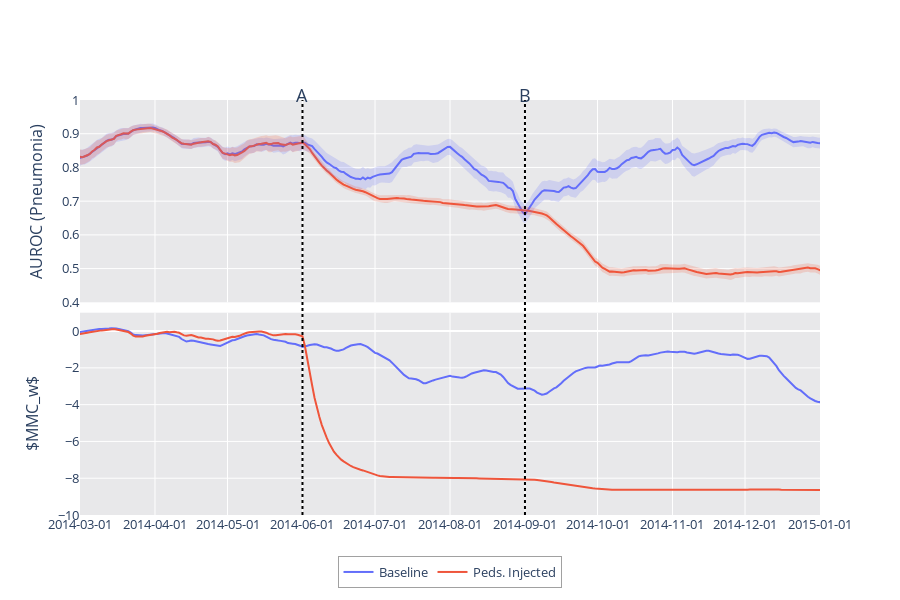

The cell this chart's notebook holds for it:
### Code cell
fh = FigureHelper(x)


row=1
for name, score_unify in perf_graphs.items():
    fh.add_trace(y=smooth(score_unify["yp"], span=7), 
                 yu=smooth(score_unify["yp"]+score_unify["ye"], span=7),
                 yl=smooth(score_unify["yp"]-score_unify["ye"], span=7), name=name, connectgaps=False, row=row, col=1)

row=2
for name, score_unify in score_graphs_mega.items():
    fh.add_trace(y=smooth(score_unify, span=7), name=name, connectgaps=False, row=row, col=1)
    
    
# row += 1
# for name, score_unify in vae_graphs.items():
#     fh.add_trace(y=smooth(score_unify, span=7), name=name, connectgaps=False, row=row, col=1)



fig = fh.make_fig(shared_xaxes=True, vertical_spacing=0.025, row_heights=[.2]*row)

add_dates(fig, dates, line_y=1.045, include_date=False)

fig.update_xaxes(showspikes=True, spikecolor="black", spikesnap="cursor", spikemode="across", spikethickness=1)
fig.update_layout(spikedistance=1000)
fig.update_layout(height=300*row)
fig.update_layout(legend={"x": .5, "orientation":"h", "borderwidth": .5, "xanchor": "center",})
fig.update_xaxes(range=[graph_start, graph_end])
fig.update_layout(yaxis1=dict(range=[0.4, 1], title=f"AUROC ({DriftFromRun.performance_col[1].title()})"),
                  yaxis2=dict(range=[-10, 1], title="$MMC_w$"))
fig.update_layout(barmode='overlay')
fig.update_layout(font=dict(size=13))
fig.update_layout(plot_bgcolor="#E8E8EA")

# fig.update_layout(
#     yaxis2 = dict(
#         tickmode = 'linear',
#         tick0 = 0,
#         dtick = 25,
#     )
# )

xaxis = dict(
        tickformat = '%Y-%m-%d',
        tickmode = 'linear',
        dtick = "M1"
    )
fig.update_layout(
    xaxis1=xaxis,
    xaxis2=xaxis,
    xaxis3 = xaxis,
)

fig.show()

### Figure 1 — Plotly figure (JSON) as saved in the notebook; plotly's stock layout.template omitted (floating-point values rounded to 4 significant figures; data arrays with more than 128 entries replaced by an {"elided": "..."} marker saying what was removed)
{"data": [{"connectgaps": false, "customdata": {"elided": "367x2 float values"}, "hovertemplate": "%{x}<br>Baseline: %{y}<br><br>Baseline=%{customdata[0]:.3f}<br />Peds. Injected=%{customdata[1]:.3f}<extra></extra>", "legendgroup": "Baseline", "line": {"color": "#636EFA", "dash": "solid"}, "name": "Baseline", "showlegend": true, "type": "scatter", "x": {"elided": "367 str values"}, "xaxis": "x", "y": {"elided": "367 float values"}, "yaxis": "y"}, {"connectgaps": false, "customdata": {"elided": "367x2 float values"}, "hovertemplate": "%{x}<br>Peds. Injected: %{y}<br><br>Baseline=%{customdata[0]:.3f}<br />Peds. Injected=%{customdata[1]:.3f}<extra></extra>", "legendgroup": "Peds. Injected", "line": {"color": "#EF553B", "dash": "solid"}, "name": "Peds. Injected", "showlegend": true, "type": "scatter", "x": {"elided": "367 str values"}, "xaxis": "x", "y": {"elided": "367 float values"}, "yaxis": "y"}, {"connectgaps": false, "customdata": {"elided": "367x2 float values"}, "hovertemplate": "%{x}<br>Baseline: %{y}<br><br>Baseline=%{customdata[0]:.3f}<br />Peds. Injected=%{customdata[1]:.3f}<extra></extra>", "legendgroup": "Baseline", "line": {"color": "#636EFA", "dash": "solid"}, "name": "Baseline", "showlegend": false, "type": "scatter", "x": {"elided": "367 str values"}, "xaxis": "x2", "y": {"elided": "367 float values"}, "yaxis": "y2"}, {"connectgaps": false, "customdata": {"elided": "367x2 float values"}, "hovertemplate": "%{x}<br>Peds. Injected: %{y}<br><br>Baseline=%{customdata[0]:.3f}<br />Peds. Injected=%{customdata[1]:.3f}<extra></extra>", "legendgroup": "Peds. Injected", "line": {"color": "#EF553B", "dash": "solid"}, "name": "Peds. Injected", "showlegend": false, "type": "scatter", "x": {"elided": "367 str values"}, "xaxis": "x2", "y": {"elided": "367 float values"}, "yaxis": "y2"}, {"connectgaps": false, "hoverinfo": "skip", "legendgroup": "Baseline", "line": {"width": 0}, "name": "Baseline", "showlegend": false, "type": "scatter", "x": {"elided": "354 str values"}, "xaxis": "x", "y": {"elided": "354 float values"}, "yaxis": "y"}, {"connectgaps": false, "fill": "tonexty", "fillcolor": "rgba(0.38823529411764707, 0.43137254901960786, 0.9803921568627451, 0.2)", "hoverinfo": "skip", "legendgroup": "Baseline", "line": {"width": 0}, "name": "Baseline", "showlegend": false, "type": "scatter", "x": {"elided": "354 str values"}, "xaxis": "x", "y": {"elided": "354 float values"}, "yaxis": "y"}, {"connectgaps": false, "hoverinfo": "skip", "legendgroup": "Peds. Injected", "line": {"width": 0}, "name": "Peds. Injected", "showlegend": false, "type": "scatter", "x": {"elided": "354 str values"}, "xaxis": "x", "y": {"elided": "354 float values"}, "yaxis": "y"}, {"connectgaps": false, "fill": "tonexty", "fillcolor": "rgba(0.9372549019607843, 0.3333333333333333, 0.23137254901960785, 0.2)", "hoverinfo": "skip", "legendgroup": "Peds. Injected", "line": {"width": 0}, "name": "Peds. Injected", "showlegend": false, "type": "scatter", "x": {"elided": "354 str values"}, "xaxis": "x", "y": {"elided": "354 float values"}, "yaxis": "y"}], "layout": {"annotations": [{"font": {"size": 18}, "showarrow": false, "text": "A", "textangle": 0, "x": "2014-06-01", "xref": "x", "y": 1.045, "yref": "paper"}, {"font": {"size": 18}, "showarrow": false, "text": "B", "textangle": 0, "x": "2014-09-01", "xref": "x", "y": 1.045, "yref": "paper"}], "barmode": "overlay", "font": {"size": 13}, "height": 600, "legend": {"borderwidth": 0.5, "orientation": "h", "x": 0.5, "xanchor": "center"}, "plot_bgcolor": "#E8E8EA", "shapes": [{"line": {"color": "black", "dash": "dot"}, "type": "line", "x0": "2014-06-01", "x1": "2014-06-01", "xref": "x", "y0": 0, "y1": 1, "yref": "paper"}, {"line": {"color": "black", "dash": "dot"}, "type": "line", "x0": "2014-09-01", "x1": "2014-09-01", "xref": "x", "y0": 0, "y1": 1, "yref": "paper"}], "spikedistance": 1000, "xaxis": {"anchor": "y", "domain": [0, 1], "dtick": "M1", "matches": "x2", "range": ["2014-03-01", "2015-01-01"], "showspikes": true, "showticklabels": false, "spikecolor": "black", "spikemode": "across", "spikesnap": "cursor", "spikethickness": 1, "tickformat": "%Y-%m-%d", "tickmode": "linear"}, "xaxis2": {"anchor": "y2", "domain": [0, 1], "dtick": "M1", "range": ["2014-03-01", "2015-01-01"], "showspikes": true, "spikecolor": "black", "spikemode": "across", "spikesnap": "cursor", "spikethickness": 1, "tickformat": "%Y-%m-%d", "tickmode": "linear"}, "xaxis3": {"dtick": "M1", "tickformat": "%Y-%m-%d", "tickmode": "linear"}, "yaxis": {"anchor": "x", "domain": [0.5125, 1], "range": [0.4, 1], "title": {"text": "AUROC (Pneumonia)"}}, "yaxis2": {"anchor": "x2", "domain": [0, 0.4875], "range": [-10, 1], "title": {"text": "$MMC_w$"}}}}
